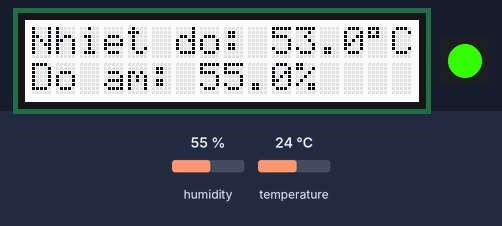
Bench run of a sketch on a simulated Arduino Uno, built with avr-gcc and run on an emulated ATmega328P. On the bench: 16×2 character LCD, 1 RGB LEDs in strip order, left to right. The inputs (shaded band) are chosen by the test bench; at power-on: humidity 55 %, temperature 24 °C.

Above: at 1.2 s.
1.3 s: humidity set to 22 %
At 2.16 s:
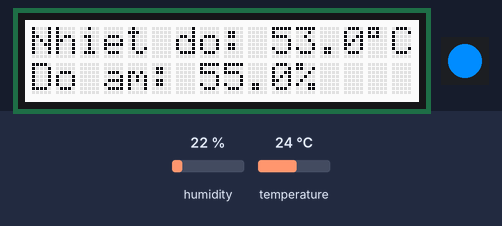
4.1 s: humidity set to 40 %
At 6.33 s:
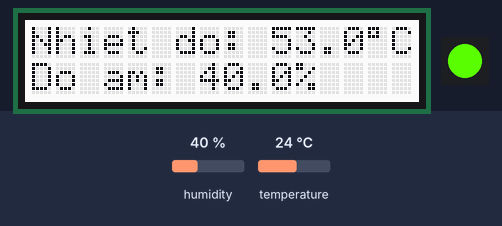
8.2 s: humidity set to 68 %
At 10.5 s:
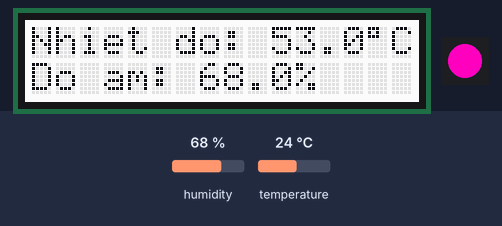
Timing chart, 0 to 17.0 s (numbered marks = the images above; inputs shaded):
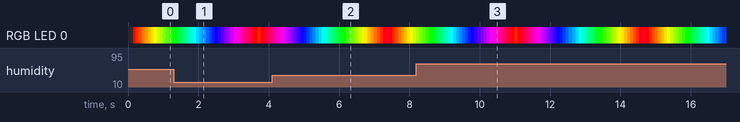

The sketch:

Week8_Thuchanh3_Bai_Laydiemcong.ino
```cpp
#include <Wire.h>
#include "rgb_lcd.h"
#include "DHT.h"
#include <ChainableLED.h>

rgb_lcd lcd;

#define NUM_LEDS 1

ChainableLED leds(7, 8, NUM_LEDS);

#define DHTPIN 2
#define DHTTYPE DHT11
DHT dht(DHTPIN, DHTTYPE);

float hue = 0.0;
boolean up = true;

void setup() {
  lcd.begin(16, 2);
  dht.begin();

  lcd.setCursor(0, 0);
  lcd.print("21022008");
  lcd.setCursor(0, 1);
  lcd.print("Nguyen Huu Tho");
  // delay(5000);
}

void loop() {
  float humidity = dht.readHumidity();
  // float temp = dht.readTemperature();
  // float temp = 13;
  // float temp = 23;
  // float temp = 23;
  float temp = 53;
  lcd.clear();
  if (isnan(humidity) || isnan(temp)) {
    lcd.setCursor(0, 0);
    lcd.print("Failed to read");
  } else {
    lcd.setCursor(0, 0);
    lcd.print("Nhiet do: ");
    lcd.print(temp, 1);
    lcd.print((char)223);
    lcd.print("C");

    lcd.setCursor(0, 1);
    lcd.print("Do am: ");
    lcd.print(humidity, 1);
    lcd.print("%");
  }

  if(temp > 40){
    for (byte i=0; i<NUM_LEDS; i++)
    leds.setColorHSB(i, hue, 1.0, 0.5);
    delay(50);
    if (up)
      hue+= 0.025;
    else
      hue-= 0.025;
    if (hue>=1.0 && up)
      up = false;
    else if (hue<=0.0 && !up)
      up = true;
  } else if(temp > 30){
    leds.setColorRGB(0, 0, 0, 255); // Blue
  } else if(temp > 20){
    leds.setColorRGB(0, 0, 255, 0); // Green
  } else if(temp > 10){
    leds.setColorRGB(0, 255, 0, 0); // Red
  }
}
```
